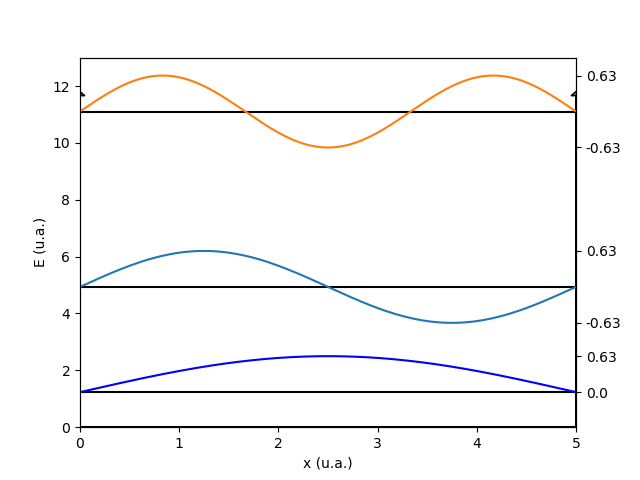

Write the Python code that produced this figure.
import numpy as np
import matplotlib.pyplot as plt

L=5
n=1
x=np.arange(0,L,0.01)
y0=0*x
AMP=2

E1=np.float(n)**2*np.pi**2/(2*L^2)
E1vec=0*x+E1
y1=np.sqrt(2/L)*np.sin(n*np.pi*x/L)*AMP+E1
n=2
E2=np.float(n)**2*np.pi**2/(2*L^2)
E2vec=0*x+E2
y2=np.sqrt(2/L)*np.sin(n*np.pi*x/L)*AMP+E2
n=3

E3=np.float(n)**2*np.pi**2/(2*L^2)
E3vec=0*x+E3
y3=np.sqrt(2/L)*np.sin(n*np.pi*x/L)*AMP+E3
n=4
E4=np.float(n)**2*np.pi**2/(2*L^2)
E4vec=0*x+E4
y4=np.sqrt(2/L)*np.sin(n*np.pi*x/L)*AMP+E4
n=5
E5=np.float(n)**2*np.pi**2/(2*L^2)
E5vec=0*x+E5
y5=np.sqrt(2/L)*np.sin(n*np.pi*x/L)+E5


fig, ax1 = plt.subplots()
plt.arrow(0, 0, 0, E3*1.05,head_width=0.1)
plt.arrow(L, 0, 0, E3*1.05,head_width=0.1)
plt.plot(x,E1vec,'black')
plt.plot(x,E2vec,'black')
plt.plot(x,E3vec,'black')
#plt.plot(x,y4)
#plt.plot(x,E4vec,'black')
#plt.plot(x,y5)
#plt.plot(x,E5vec,'black')
plt.xlabel('x (u.a.)')
plt.ylabel(r'E (u.a.)')
plt.plot(x,y0,'black')
plt.axis([0,L,0,13])
ax2 = ax1.twinx()
plt.plot(x,y1,'blue')
plt.plot(x,y2)
plt.plot(x,y3)

ax2ticks=[min(y1),max(y1),min(y2),max(y2),min(y3),max(y3)]
ax2tickstxt=[str(round(min(y1-E1)/AMP,2)),str(round(max(y1-E1)/AMP,2)),str(round(min(y2-E2)/AMP,2)),
             str(round(max(y2-E2)/AMP,2)),str(round(min(y3-E3)/AMP,2)),str(round(max(y3-E3)/AMP,2))]
ax2.set_yticks(ax2ticks)
ax2.set_yticklabels(ax2tickstxt)
plt.axis([0,L,0,13])
plt.savefig('fct_propre.png')
plt.show()
from scipy import integrate
integrale=[]
for i in range(len(y1)):
    test=(y1[i]-E1)/AMP
    integrale.append(test*test)
Norm=integrate.simps(integrale, x)
print(Norm)